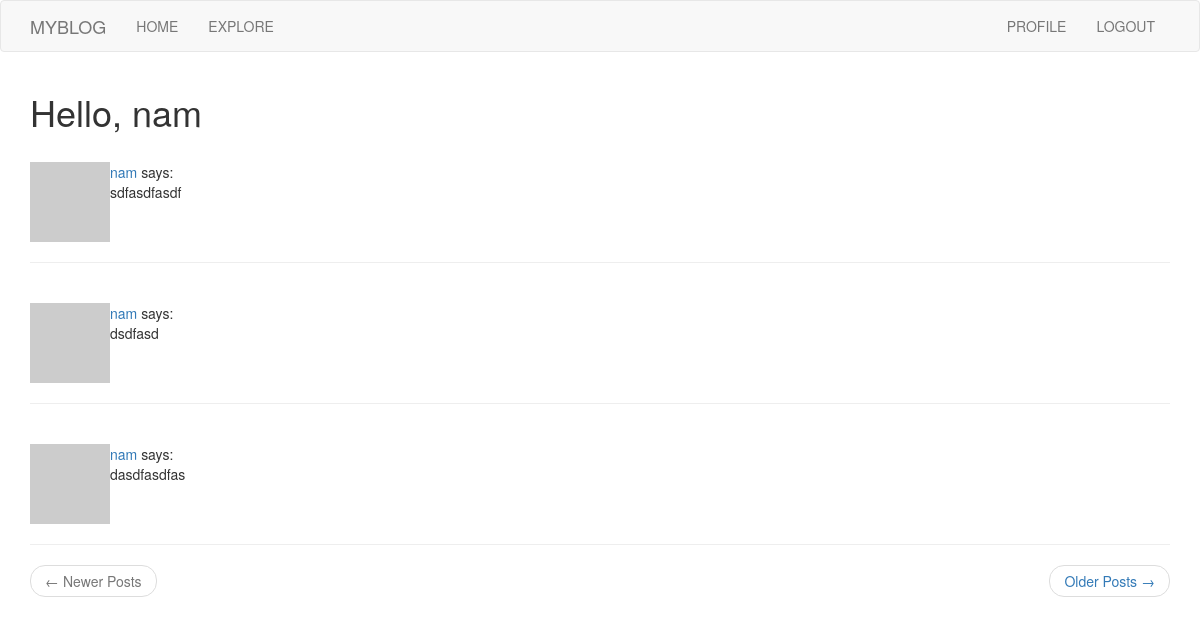
The page /explore (signed in) on the database as committed earlier.
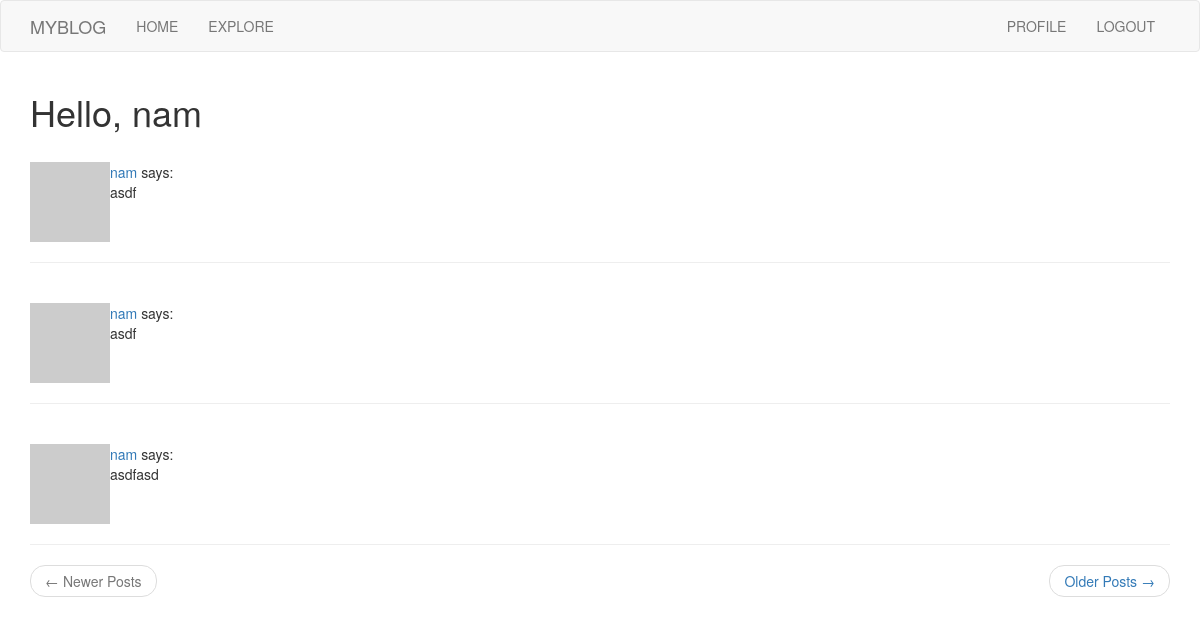
The same page on the database as committed later.
### app/models.py (models this page shows, shortened)
class Post(db.Model):
    id = db.Column(db.Integer, primary_key=True)
    body = db.Column(db.String(140))
    timestamp = db.Column(db.DateTime, index=True, default=datetime.utcnow)
    user_id = db.Column(db.Integer, db.ForeignKey('user.id'))

class User(UserMixin, db.Model):
    id = db.Column(db.Integer, primary_key=True)
    username = db.Column(db.String(64), index=True, unique=True)
    email = db.Column(db.String(120), index=True, unique=True)
    password_hash = db.Column(db.String(128))
    posts = db.relationship('Post', backref='author', lazy='dynamic')
    about_me = db.Column(db.String(140))
    last_seen = db.Column(db.DateTime, default=datetime.utcnow)
    def avatar(self, size):
        digest = md5(self.email.lower().encode('utf-8')).hexdigest()
        return 'https://www.gravatar.com/avatar/{}?d=identicon&s={}'.format(digest, size)
    followed = db.relationship(
        'User', secondary=followers,
        primaryjoin=(followers.c.follower_id == id),
        secondaryjoin=(followers.c.followed_id == id),
        backref=db.backref('followers', lazy='dynamic'), lazy='dynamic'
    )

### app/routes.py (the view)
@app.route('/explore')
@login_required
def explore():
    page = request.args.get('page', 1, type=int)
    posts = Post.query.order_by(Post.timestamp.desc()).paginate(
        page, app.config['POSTS_PER_PAGE'], False
    )
    next_url = url_for('explore', page=posts.next_num) if posts.has_next else None
    prev_url = url_for('explore', page=posts.prev_num) if posts.has_prev else None
    return render_template('index.html', title='Explore', posts=posts.items,
                           next_url=next_url, prev_url=prev_url)

### app/models.py (called while the page is built)
@login.user_loader
def load_user(id):
    return User.query.get(int(id))

### app/routes.py (called while the page is built)
@app.before_request
def before_request():
    if current_user.is_authenticated:
        current_user.last_seen = datetime.utcnow()
        db.session.commit()

### app/templates/index.html (shortened to what this page needs)
{% extends "base.html" %}
{% import 'bootstrap/wtf.html' as wtf %}
    {% block app_content %}
        <h1>Hello, {{ current_user.username }}</h1>
        {% for post in posts %}
            <br>
            {% include '_post.html' %}
            <hr>
        {% endfor %}
         <nav aria-label="...">
            <ul class="pager">
                <li class="previous{% if not prev_url %} disabled{% endif %}">
                    <a href="{{ prev_url or '#' }}">
                        <span aria-hidden="true">&larr;</span> Newer Posts
                    </a>
                </li>
                <li class="next{% if not next_url %} disabled{% endif %}">
                    <a href="{{ next_url or '#' }}">
                        Older Posts <span aria-hidden="true">&rarr;</span>
                    </a>
                </li>
            </ul>
        </nav>
    {% endblock %}

### app/templates/_post.html
<table>
    <tr valign="top">
        <td width="70px">
            <a href="{{ url_for('user', username=post.author.username) }}">
                <img src="{{ post.author.avatar(70) }}" alt="">
            </a>
        </td>
        <td>
            <a href="{{ url_for('user', username=post.author.username) }}">
                {{ post.author.username }}
            </a>
            says: <br>{{ post.body }}
        </td>
    </tr>
</table>

Rows that differ between the two databases and show on the page:
no longer on this page (row unchanged): Post: author.username "nam", body "sdfasdfasdf"
no longer on this page (row unchanged): Post: author.username "nam", body "dsdfasd"
no longer on this page (row unchanged): Post: author.username "nam", body "dasdfasdfas"
added Post: author.username "nam", body "asdf"
added Post: author.username "nam", body "asdf"
added Post: author.username "nam", body "asdfasd"
